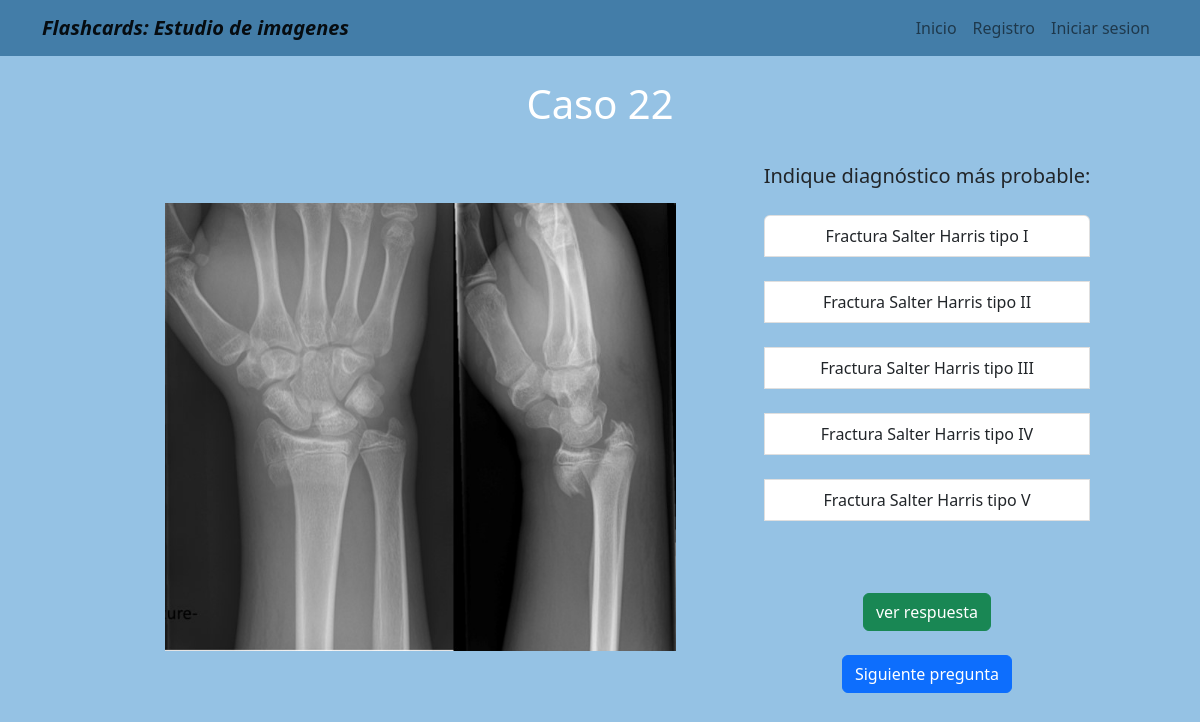
Screenshot of /alternativas/22/ with the database file from the repository.
### alternativas/models.py (models this page shows)
class secc_alternativa(models.Model):
    numero_respuesta_alt= PositiveSmallIntegerField(default=1)
    alternativa_1= CharField(max_length=100, blank=True)
    alternativa_2= CharField(max_length=100, blank=True)
    alternativa_3= CharField(max_length=100, blank=True)
    alternativa_4= CharField(max_length=100, blank=True)
    alternativa_5= CharField(max_length=100, blank=True)
    alternativa_respuesta= CharField(max_length=100, blank=True)
    descripcion_breve = CharField(max_length=600, blank=True)
    url_info_esp= URLField(blank=True)
    url_info_ing= URLField(blank=True)
    imagen_con_patologia= ImageField(upload_to='estudio/images/')
    pregunta= CharField(max_length=500, blank=True)

### alternativas/views.py (the view)
# urls.py: path('22/', veintidos, name='veintidos'),
def veintidos(request):
    veintidos= secc_alternativa.objects.filter(numero_respuesta_alt=22)
    return render(request, '22.html',{'veintidos':veintidos})

### alternativas/templates/22.html
{% extends "layout.html" %}
{% block content %}
{% for info in veintidos %}
<h1 style="color:white ; text-align:center;"> Caso {{info.numero_respuesta_alt}}</h1> <br/>
  <td style="padding-left: 20px;">
    <img src=" {{info.imagen_con_patologia.url}}" width="75%" > <br>
  </td>
  <td style="padding-right: 50px;">
    <a style=" font-size: 20px">{{info.pregunta}} </a> <br><br>
    <div class="list-group">
      <a class="list-group-item list-group-item-action">{{info.alternativa_1}} </a> <br>
      <a class="list-group-item list-group-item-action">{{info.alternativa_2}} </a> <br>
      <a class="list-group-item list-group-item-action">{{info.alternativa_3}} </a> <br>
      <a class="list-group-item list-group-item-action">{{info.alternativa_4}} </a> <br>
      <a class="list-group-item list-group-item-action">{{info.alternativa_5}} </a> <br>
  </div>
  <br> <br> <a class="btn btn-success text-center contenedor-boton-inicio" href="{% url 'veintidos_r' %}" role="button" > ver respuesta </a>
  <br> <br> <a class="btn btn-primary text-center contenedor-boton-inicio" href="{% url 'veintitres' %}" role="button" > Siguiente pregunta </a>
</td>
{% endfor %}
{% endblock %}

### home/templates/layout.html (style rules this page uses)
body { background-color:#95c2e4; text-align: center; }
.contenedor-boton-inicio { display: inline-flex; }

### rows the page displays
secc_alternativa: numero_respuesta_alt "22", imagen_con_patologia (picture), pregunta "Indique diagnóstico más probable:", alternativa_1 "Fractura Salter Harris tipo I", alternativa_2 "Fractura Salter Harris tipo II", alternativa_3 "Fractura Salter Harris tipo III", alternativa_4 "Fractura Salter Harris tipo IV", alternativa_5 "Fractura Salter Harris tipo V"
